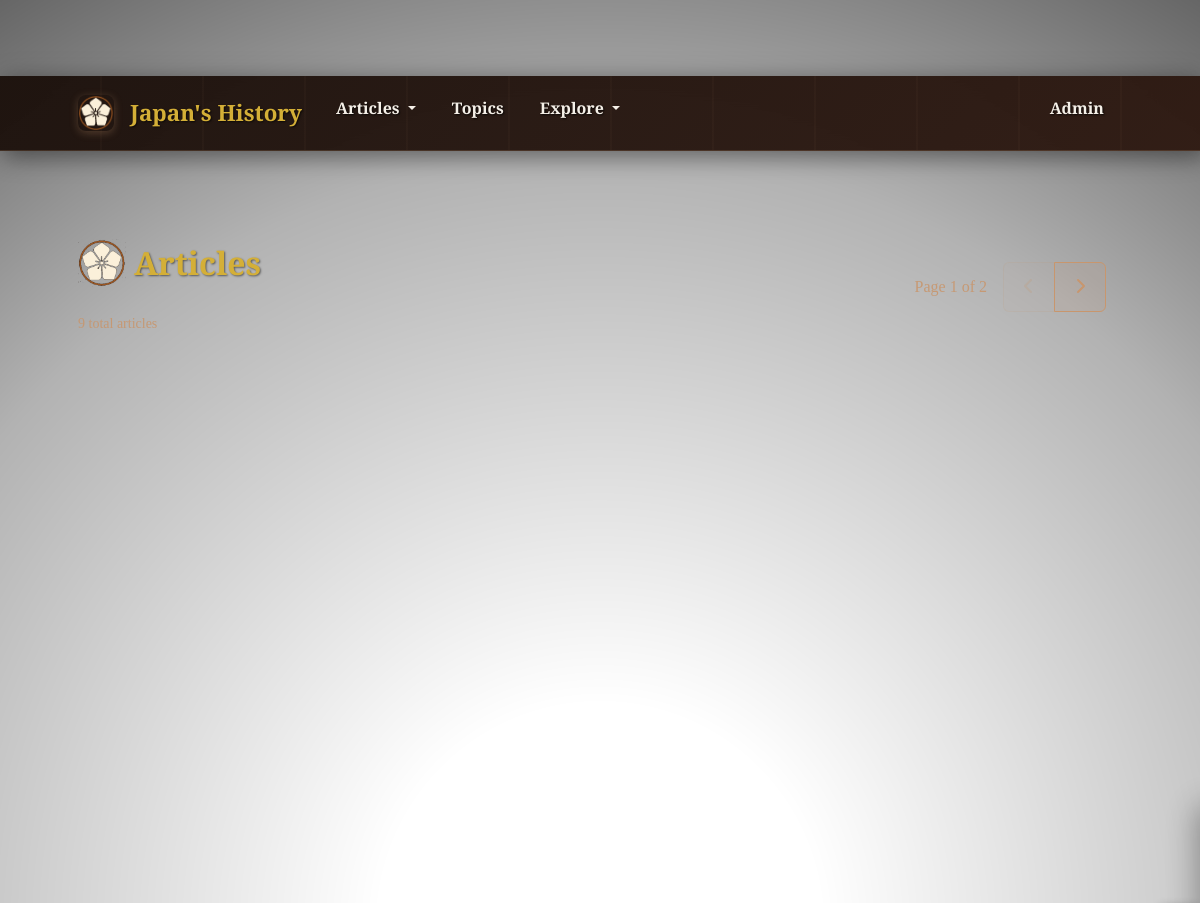
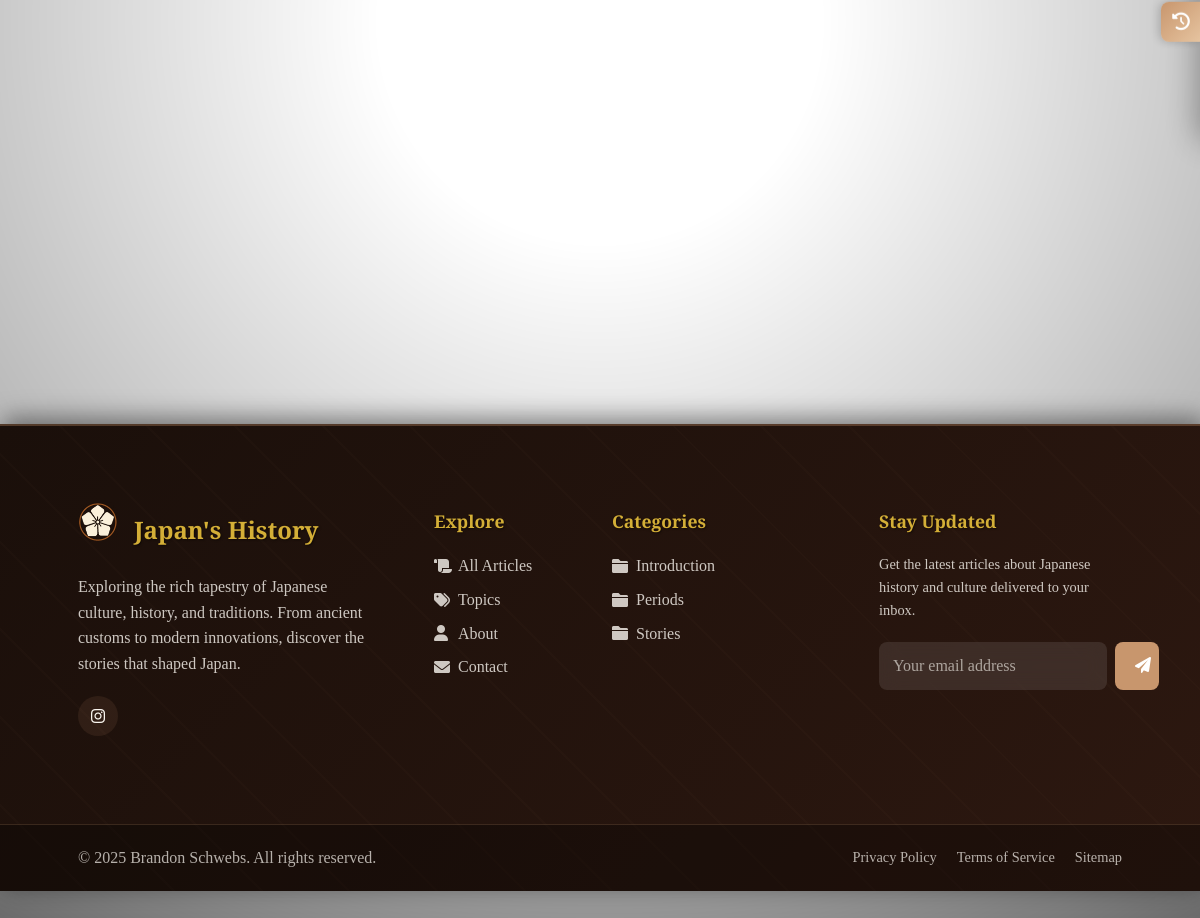
The page /articles on the database its author committed (2 pictures, top to bottom).
### tables this page shows
CREATE TABLE social_links (
                id INTEGER PRIMARY KEY AUTOINCREMENT,
                name TEXT NOT NULL,
                url TEXT NOT NULL,
                icon_class TEXT NOT NULL,
                display_order INTEGER DEFAULT 0,
                is_active BOOLEAN DEFAULT 1,
                created_at TIMESTAMP DEFAULT CURRENT_TIMESTAMP,
                updated_at TIMESTAMP DEFAULT CURRENT_TIMESTAMP
            );

CREATE TABLE categories (
                id INTEGER PRIMARY KEY AUTOINCREMENT,
                name TEXT UNIQUE NOT NULL,
                slug TEXT UNIQUE NOT NULL,
                description TEXT,
                created_at TIMESTAMP DEFAULT CURRENT_TIMESTAMP
            );

### routes/main.py (the view)
@main.route('/articles')
def articles():
    page = request.args.get('page', 1, type=int)
    per_page = request.args.get('per_page', 6, type=int)
    if per_page not in [3, 6]:
        per_page = 6  # Default fallback
    articles = PostModel.get_articles_paginated(page, per_page)
    total_articles = PostModel.count_articles()
    total_pages = (total_articles + per_page - 1) // per_page
    has_prev = page > 1
    has_next = page < total_pages
    prev_page = page - 1 if has_prev else None
    next_page = page + 1 if has_next else None
    return render_template('articles.html',
                         articles=articles,
                         page=page,
                         total_pages=total_pages,
                         has_prev=has_prev,
                         has_next=has_next,
                         prev_page=prev_page,
                         next_page=next_page,
                         per_page=per_page,
                         total_articles=total_articles)

### forms.py
class SearchForm(FlaskForm):
    query = StringField('Search', validators=[Length(max=200)], render_kw={"placeholder": "Search posts..."})
    submit = SubmitField('Search')

### models.py (called while the page is built)
def get_db():
    db = getattr(g, '_database', None)
    if db is None:
        db = g._database = sqlite3.connect(current_app.config['DATABASE'])
        db.row_factory = sqlite3.Row
    return db

    @staticmethod
    def count_articles(category_id=None):
        db = get_db()
        if category_id:
            return db.execute('SELECT COUNT(*) FROM posts WHERE category_id = ?',
                            (category_id,)).fetchone()[0]
        else:
            return db.execute('SELECT COUNT(*) FROM posts').fetchone()[0]

    @staticmethod
    def get_introduction_post():
        db = get_db()
        return db.execute('''
            SELECT p.* FROM posts p
            JOIN categories c ON p.category_id = c.id
            WHERE c.slug = 'introduction'
            LIMIT 1
        ''').fetchone()

    @staticmethod
    def get_all_categories():
        db = get_db()
        return db.execute('''
            SELECT c.*, COUNT(p.id) as post_count
            FROM categories c
            LEFT JOIN posts p ON c.id = p.category_id
            GROUP BY c.id
            ORDER BY c.name
        ''').fetchall()

    @staticmethod
    def get_active_social_links():
        db = get_db()
        return db.execute('''
            SELECT * FROM social_links
            WHERE is_active = 1
            ORDER BY display_order ASC, name ASC
        ''').fetchall()

### routes/main.py (called while the page is built)
@main.app_context_processor
def inject_template_vars():
    all_categories = CategoryModel.get_all_categories()
    categories_with_articles = [cat for cat in all_categories if cat['post_count'] > 0]
    introduction_post = PostModel.get_introduction_post()
    social_links = SocialLinksModel.get_active_social_links()
    return {
        'is_admin_logged_in': is_admin_logged_in(),
        'categories': categories_with_articles,
        'navbar_introduction_post': introduction_post,
        'social_links': social_links
    }

### routes/search.py (called while the page is built)
@search.app_context_processor
def inject_search_form():
    return {'search_form': SearchForm(), 'is_admin_logged_in': is_admin_logged_in()}

### utils.py (called while the page is built)
def is_admin_logged_in():
    return session.get('admin_logged_in', False)

### templates/articles.html (shortened to what this page needs)
{% extends "base.html" %}
{% block content %}
<div class="d-flex justify-content-between align-items-center mb-4">
    <div>
        <h1 class="d-flex align-items-center" style="font-size: 2rem;"><img src="{{ url_for('static', filename='img/Japanese History Blog Logo - Styled.png') }}" alt="Japan's History Logo" class="me-2" style="height: 48px; width: 48px;">{% if category %}{{ category.name }} Articles{% else %}Articles{% endif %}</h1>
        <small class="text-muted">{{ total_articles }} total article{{ 's' if total_articles != 1 else '' }}</small>
    </div>
    <div class="d-flex align-items-center">
        {% if total_pages > 1 %}
        <div class="d-flex align-items-center me-3">
            <span class="text-muted me-3">Page {{ page }} of {{ total_pages }}</span>
            <div class="btn-group" role="group">
                {% if has_prev %}
                <a href="{{ url_for('main.articles_by_category' if category else 'main.articles', category_slug=category.slug if category else None, page=prev_page, per_page=per_page) }}" class="btn btn-outline-primary">
                    <i class="fas fa-chevron-left"></i>
                </a>
                {% else %}
                <button class="btn btn-outline-secondary" disabled>
                    <i class="fas fa-chevron-left"></i>
                </button>
                {% endif %}
                {% if has_next %}
                <a href="{{ url_for('main.articles_by_category' if category else 'main.articles', category_slug=category.slug if category else None, page=next_page, per_page=per_page) }}" class="btn btn-outline-primary">
                    <i class="fas fa-chevron-right"></i>
                </a>
                {% else %}
                <button class="btn btn-outline-secondary" disabled>
                    <i class="fas fa-chevron-right"></i>
                </button>
                {% endif %}
            </div>
        </div>
        {% endif %}
    </div>
</div>
{% if articles %}
<div class="posts-grid-enhanced" id="articles-grid">
</div>
{% else %}
<div class="text-center py-5">
    <h3>No articles yet</h3>
    <p class="text-muted">Share your first article with the community!</p>
    <a href="{{ url_for('posts.create_post') }}" class="btn btn-primary">Write Article</a>
</div>
{% endif %}
{% endblock %}

### templates/base.html (shortened to what this page needs)
<!DOCTYPE html>
<html lang="en">
<head>
    <link href="https://cdn.jsdelivr.net/npm/bootstrap@5.3.0/dist/css/bootstrap.min.css" rel="stylesheet">
    <link href="https://cdnjs.cloudflare.com/ajax/libs/font-awesome/6.0.0/css/all.min.css" rel="stylesheet">
    <link href="{{ url_for('static', filename='css/style.css') }}" rel="stylesheet">
</head>
<body>
    <nav class="navbar navbar-expand-lg fixed-top navbar-enhanced">
        <div class="container">
            <a class="navbar-brand navbar-brand-enhanced d-flex align-items-center" href="{{ url_for('main.index') }}">
                <img src="{{ url_for('static', filename='img/Japanese History Blog Logo - Styled.png') }}"
                     alt="Japan's History Logo" class="navbar-logo-enhanced me-3">
                Japan's History
            </a>
            <div class="collapse navbar-collapse" id="navbarNav">
                <ul class="navbar-nav me-auto">
                    <li class="nav-item dropdown">
                        <a class="nav-link nav-link-enhanced dropdown-toggle" href="{{ url_for('main.articles') }}"
                           role="button" data-bs-toggle="dropdown" aria-expanded="false">
                            Articles
                        </a>
                    </li>
                    <li class="nav-item">
                        <a class="nav-link nav-link-enhanced" href="{{ url_for('search.all_tags') }}">
                            Topics
                        </a>
                    </li>
                    <li class="nav-item dropdown">
                        <a class="nav-link nav-link-enhanced dropdown-toggle" href="#"
                           role="button" data-bs-toggle="dropdown" aria-expanded="false">
                            Explore
                        </a>
                    </li>
                </ul>
                <ul class="navbar-nav">
                    {% if is_admin_logged_in %}
                    <li class="nav-item d-flex align-items-center">
                        <a class="nav-cta-btn" href="{{ url_for('posts.create_post') }}">
                            Create Post
                        </a>
                    </li>
                    {% else %}
                    <li class="nav-item">
                        <a class="nav-link nav-link-enhanced" href="{{ url_for('auth.admin_login') }}">
                            Admin
                        </a>
                    </li>
                    {% endif %}
                </ul>
            </div>
        </div>
    </nav>
    <main class="content-section">
        <div class="container mt-4">
            {% block content %}{% endblock %}
        </div>
    </main>
    <footer class="footer-enhanced">
        <div class="footer-main">
            <div class="container">
                <div class="row">
                    <div class="col-lg-4 col-md-6 mb-4">
                        <div class="footer-brand">
                            <div class="d-flex align-items-center mb-3">
                                <img src="{{ url_for('static', filename='img/Japanese History Blog Logo - Styled.png') }}"
                                     alt="Japan's History Logo" class="me-3" style="height: 40px; width: 40px; border-radius: 8px;">
                                <h4>Japan's History</h4>
                            </div>
                            <p>Exploring the rich tapestry of Japanese culture, history, and traditions. From ancient customs to modern innovations, discover the stories that shaped Japan.</p>
                            {% if social_links %}
                            <div class="footer-social">
                                {% for link in social_links %}
                                <a href="{{ link.url }}" class="social-link" title="{{ link.name }}" target="_blank" rel="noopener noreferrer">
                                    <i class="{{ link.icon_class }}"></i>
                                </a>
                                {% endfor %}
                            </div>
                            {% endif %}
                        </div>
                    </div>
                    <div class="col-lg-2 col-md-6 mb-4">
                        <div class="footer-links">
                            <h5>Explore</h5>
                            <ul>
                                <li><a href="{{ url_for('main.articles') }}">
                                    <i class="fas fa-scroll"></i>All Articles
                                </a></li>
                                <li><a href="{{ url_for('search.all_tags') }}">
                                    <i class="fas fa-tags"></i>Topics
                                </a></li>
                                <li><a href="{{ url_for('main.about') }}">
                                    <i class="fas fa-user"></i>About
                                </a></li>
                                <li><a href="{{ url_for('main.contact') }}">
                                    <i class="fas fa-envelope"></i>Contact
                                </a></li>
                            </ul>
                        </div>
                    </div>
                    <div class="col-lg-3 col-md-6 mb-4">
                        <div class="footer-links">
                            <h5>Categories</h5>
                            <ul>
                                {% for category in categories[:5] %}
                                <li><a href="{{ url_for('main.articles_by_category', category_slug=category.slug) }}">
                                    <i class="fas fa-folder"></i>{{ category.name }}
                                </a></li>
                                {% endfor %}
                            </ul>
                        </div>
                    </div>
                    <div class="col-lg-3 col-md-6 mb-4">
                        <div class="footer-links">
                            <h5>Stay Updated</h5>
                            <p style="color: var(--text-warm); opacity: 0.8; font-size: 0.9rem;">
                                Get the latest articles about Japanese history and culture delivered to your inbox.
                            </p>
                            <form class="newsletter-form">
                                <input type="email" class="newsletter-input" placeholder="Your email address" required>
                                <button type="submit" class="newsletter-btn">
                                    <i class="fas fa-paper-plane"></i>
                                </button>
                            </form>
                        </div>
                    </div>
                </div>
            </div>
        </div>
        <div class="footer-bottom">
            <div class="container">
                <div class="footer-bottom-content">
                    <p class="footer-copyright">
                        &copy; 2025 Brandon Schwebs. All rights reserved.
                    </p>
                    <div class="footer-legal">
                        <a href="#">Privacy Policy</a>
                        <a href="#">Terms of Service</a>
                        <a href="#">Sitemap</a>
                    </div>
                </div>
            </div>
        </div>
    </footer>
    <link href="https://cdn.quilljs.com/1.3.7/quill.snow.css" rel="stylesheet">
</body>
</html>

### rows shown on the page
categories: name "Introduction"
categories: name "Periods"
categories: name "Stories"

### other values the page prints
{{ page }} "1"
{{ total_pages }} "2"
